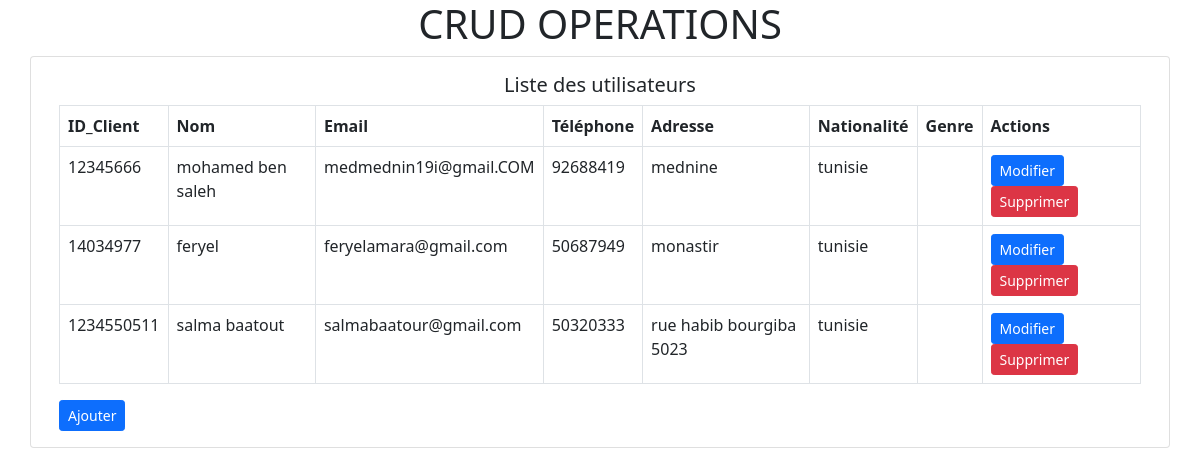
The app's page /index.php/user with its own data.
### tables this page shows
CREATE TABLE `client` (
  `ID_client` int(11) NOT NULL,
  `Nom_client` varchar(255) DEFAULT NULL,
  `email` varchar(255) DEFAULT NULL,
  `adresse` varchar(255) DEFAULT NULL,
  `telephone` varchar(20) DEFAULT NULL,
  `nationalite` varchar(20) NOT NULL,
  `gender` varchar(8) NOT NULL
);

### application/controllers/User.php (called while the page is built, shortened)
<?php
class User extends CI_Controller
{
    function __construct()
    {
        $this->load->library('form_validation');
        $this->load->model('user_model');
    }
    public function index()
    {
        $data['users'] = $this->user_model->getAllUsers();
        $this->load->view('user/index', $data);
    }
}
?>

### index.php (called while the page is built, shortened)
<?php
require_once BASEPATH.'core/CodeIgniter.php';

### application/models/User_model.php (called while the page is built, shortened)
<?php
class User_model extends CI_Model
{
    public function getAllUsers()
    {
        $query = $this->db->get('client');
        return $query->result();
    }
}
?>

### application/views/user/index.php (the view, shortened to what this page needs)
<div class="container">
    <div class="row">
        <div class="card">
            <div class="card-body">
                <h5 class="card-title text-center">Liste des utilisateurs</h5>
                <table class="table table-bordered">
                    <thead>
                        <tr>
                            <th>ID_Client</th>
                            <th>Nom</th>
                            <th>Email</th>
                            <th>Téléphone</th>
                            <th>Adresse</th>
                            <th>Nationalité</th>
                            <th>Genre</th>
                            <th>Actions</th>
                        </tr>
                    </thead>
                    <tbody>
                        <?php if (!empty($users)): ?>
                            <?php foreach ($users as $row): ?>
                                <tr>
                                    <td><?= $row->ID_client ?></td>
                                    <td><?= $row->Nom_client ?></td>
                                    <td><?= $row->email ?></td>
                                    <td><?= $row->telephone ?></td>
                                    <td><?= $row->adresse ?></td>
                                    <td><?= $row->nationalite ?></td>
                                    <td><?= $row->gender ?></td>
                                    <td>
                                        <a href="<?= base_url('user/edit/' . $row->ID_client) ?>" class="btn btn-sm btn-primary">Modifier</a>
                                        <a href="<?= base_url('user/delete/' . $row->ID_client) ?>" onclick="return confirm('Êtes-vous sûr de vouloir supprimer cet utilisateur ?')" class="btn btn-sm btn-danger">Supprimer</a>
                                    </td>
                                </tr>
                            <?php endforeach; ?>
                        <?php else: ?>
                            <tr>
                                <td colspan="8" class="text-center">Aucun utilisateur trouvé</td>
                            </tr>
                        <?php endif; ?>
                    </tbody>
                </table>
                <a href="<?= base_url('user/add') ?>" class="btn btn-sm btn-primary">Ajouter</a>
            </div>
        </div>
    </div>
</div>

### records on screen
client: ID_client "12345666", Nom_client "mohamed ben saleh", email "medmednin19i@gmail.COM", telephone "92688419", adresse "mednine", nationalite "tunisie"
client: ID_client "14034977", Nom_client "feryel", email "feryelamara@gmail.com", telephone "50687949", adresse "monastir", nationalite "tunisie"
client: ID_client "1234550511", Nom_client "salma baatout", email "salmabaatour@gmail.com", telephone "50320333", adresse "rue habib bourgiba 5023", nationalite "tunisie"
